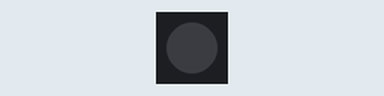
Simulated run of this program. Board: Raspberry Pi Pico. On the bench: 1 RGB LEDs in strip order, left to right.

Above: at 0.1 s.
At 6.1 s:
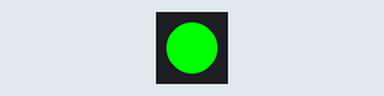
At 21.1 s:
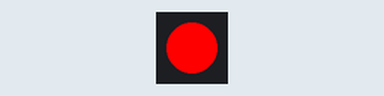
At 33.1 s:
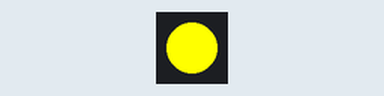
Timing chart, 0 to 34.6 s (numbered marks = the images above):
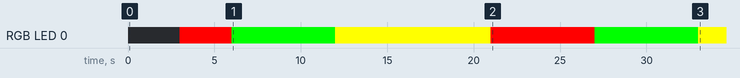

The program:

main.cpp
```cpp
/**
 * @file main.cpp
 * @brief Main firmware for the xDuinoRails_Thot signal decoder.
 */
#include <Arduino.h>
#include "SignalManager.h"

SignalManager signalManager;

/**
 * @brief Setup function, called once at startup.
 */
void setup() {
  signalManager.begin();
}

/**
 * @brief Main loop, called repeatedly.
 */
void loop() {
  signalManager.update();
  delay(3000);

#if defined(SIGNAL_TYPE_SWISS)
  // Cycle through the signal aspects every 3 seconds
  signalManager.setAspect(xDuinoRails::N_ASPECT_STOP);
  delay(3000);
  signalManager.setAspect(xDuinoRails::N_ASPECT_CLEAR);
  delay(3000);
  signalManager.setAspect(xDuinoRails::N_ASPECT_SPEED_40);
  delay(3000);
  signalManager.setAspect(xDuinoRails::N_ASPECT_SPEED_60);
  delay(3000);
  signalManager.setAspect(xDuinoRails::N_ASPECT_SPEED_90);
  delay(3000);
  signalManager.setAspect(xDuinoRails::N_ASPECT_OBSTRUCTION_AHEAD);
  delay(3000);
  signalManager.setAspect(xDuinoRails::N_ASPECT_TRACK_OCCUPIED);
  delay(3000);
  signalManager.setAspect(xDuinoRails::N_ASPECT_PREWARNING);
  delay(3000);
#elif defined(SIGNAL_TYPE_DUTCH)
  // Cycle through the signal aspects every 3 seconds
  signalManager.setAspect(xDuinoRails::NL_ASPECT_STOP);
  delay(3000);
  signalManager.setAspect(xDuinoRails::NL_ASPECT_PROCEED);
  delay(3000);
  signalManager.setAspect(xDuinoRails::NL_ASPECT_PROCEED_40);
  delay(3000);
  signalManager.setAspect(xDuinoRails::NL_ASPECT_SPEED_REDUCTION_40);
  delay(3000);
  signalManager.setAspect(xDuinoRails::NL_ASPECT_PROCEED_ON_SIGHT);
  delay(3000);
  signalManager.setAspect(xDuinoRails::NL_ASPECT_STOP_OUT_OF_ORDER);
  delay(3000);
#elif defined(SIGNAL_TYPE_FRENCH)
  // Cycle through the signal aspects every 3 seconds
  signalManager.setAspect(xDuinoRails::FR_ASPECT_STOP);
  delay(3000);
  signalManager.setAspect(xDuinoRails::FR_ASPECT_PROCEED);
  delay(3000);
  signalManager.setAspect(xDuinoRails::FR_ASPECT_STOP_PERMISSIVE);
  delay(3000);
  signalManager.setAspect(xDuinoRails::FR_ASPECT_PROCEED_SLOW_30);
  delay(3000);
  signalManager.setAspect(xDuinoRails::FR_ASPECT_PROCEED_SLOW_60);
  delay(3000);
  signalManager.setAspect(xDuinoRails::FR_ASPECT_EXPECT_STOP);
  delay(3000);
  signalManager.setAspect(xDuinoRails::FR_ASPECT_EXPECT_STOP_SHORT);
  delay(3000);
  signalManager.setAspect(xDuinoRails::FR_ASPECT_SLOW_30_REMINDER);
  delay(3000);
  signalManager.setAspect(xDuinoRails::FR_ASPECT_SLOW_60_REMINDER);
  delay(3000);
  signalManager.setAspect(xDuinoRails::FR_ASPECT_SHUNTING_PROCEED);
  delay(3000);
#elif defined(SIGNAL_TYPE_ITALIAN)
  // Cycle through the signal aspects every 3 seconds
  signalManager.setAspect(xDuinoRails::IT_ASPECT_STOP);
  delay(3000);
  signalManager.setAspect(xDuinoRails::IT_ASPECT_PROCEED);
  delay(3000);
  signalManager.setAspect(xDuinoRails::IT_ASPECT_PROCEED_SLOW);
  delay(3000);
  signalManager.setAspect(xDuinoRails::IT_ASPECT_PROCEED_100);
  delay(3000);
  signalManager.setAspect(xDuinoRails::IT_ASPECT_PROCEED_60);
  delay(3000);
  signalManager.setAspect(xDuinoRails::IT_ASPECT_PROCEED_30);
  delay(3000);
  signalManager.setAspect(xDuinoRails::IT_ASPECT_EXPECT_STOP);
  delay(3000);
  signalManager.setAspect(xDuinoRails::IT_ASPECT_EXPECT_STOP_ADVANCE);
  delay(3000);
  signalManager.setAspect(xDuinoRails::IT_ASPECT_PROCEED_CAUTION);
  delay(3000);
#elif defined(SIGNAL_TYPE_USA)
  // Cycle through the signal aspects every 3 seconds
  signalManager.setAspect(xDuinoRails::USA_ASPECT_STOP);
  delay(3000);
  signalManager.setAspect(xDuinoRails::USA_ASPECT_CLEAR);
  delay(3000);
  signalManager.setAspect(xDuinoRails::USA_ASPECT_APPROACH);
  delay(3000);
#elif defined(SIGNAL_TYPE_GERMAN)
  // Cycle through German signal aspects
  signalManager.setAspect(xDuinoRails::DE_ASPECT_HP0);
  delay(3000);
  signalManager.setAspect(xDuinoRails::DE_ASPECT_HP1);
  delay(3000);
  signalManager.setAspect(xDuinoRails::DE_ASPECT_HP2);
  delay(3000);
  signalManager.setAspect(xDuinoRails::DE_ASPECT_VR0);
  delay(3000);
  signalManager.setAspect(xDuinoRails::DE_ASPECT_VR1);
  delay(3000);
  signalManager.setAspect(xDuinoRails::DE_ASPECT_KS1);
  delay(3000);
  signalManager.setAspect(xDuinoRails::DE_ASPECT_KS2);
  delay(3000);
  signalManager.setAspect(xDuinoRails::DE_ASPECT_HL1);
  delay(3000);
  signalManager.setAspect(xDuinoRails::DE_ASPECT_HL13);
  delay(3000);
#endif
}
```

SignalManager.h
```cpp
/**
 * @file SignalManager.h
 * @brief Manages the signal aspects and their corresponding LED outputs.
 */
#pragma once

#include <Arduino.h>
#include "xDuinoRails_DccLightsAndFunctions.h"

#if defined(SIGNAL_TYPE_SWISS)
#include "LightSources/SwissNSignal.h"
#elif defined(SIGNAL_TYPE_SWISS_L)
#include "LightSources/SwissLSignal.h"
#elif defined(SIGNAL_TYPE_DUTCH)
#include "LightSources/DutchSignal.h"
#elif defined(SIGNAL_TYPE_FRENCH)
#include "LightSources/FrenchSignal.h"
#elif defined(SIGNAL_TYPE_ITALIAN)
#include "LightSources/ItalianSignal.h"
#elif defined(SIGNAL_TYPE_AUSTRALIAN)
#include "LightSources/AustralianNSignal.h"
#elif defined(SIGNAL_TYPE_USA)
#include "LightSources/UsaSignal.h"
#elif defined(SIGNAL_TYPE_GERMAN)
#include "LightSources/GermanSignal.h"
#elif defined(SIGNAL_TYPE_POLISH)
#include "LightSources/PolishSignal.h"
#endif

#include <memory>

#define NEOPIXEL_PIN 2
#define NUM_PIXELS 1

const int seven_segment_pins[7] = {10, 11, 12, 13, 14, 15, 16}; // A, B, C, D, E, F, G

class SignalManager {
public:
  /**
   * @brief Initializes the SignalManager.
   */
  void begin() {
#if defined(SIGNAL_TYPE_SWISS)
    signal = new xDuinoRails::SwissNSignal(NEOPIXEL_PIN, NUM_PIXELS, seven_segment_pins);
#elif defined(SIGNAL_TYPE_SWISS_L)
    signal = new xDuinoRails::SwissLSignal(NEOPIXEL_PIN, NUM_PIXELS);
#elif defined(SIGNAL_TYPE_DUTCH)
    signal = new xDuinoRails::DutchSignal(NEOPIXEL_PIN, NUM_PIXELS);
#elif defined(SIGNAL_TYPE_FRENCH)
    signal = new xDuinoRails::FrenchSignal(NEOPIXEL_PIN, NUM_PIXELS);
#elif defined(SIGNAL_TYPE_ITALIAN)
    signal = new xDuinoRails::ItalianSignal(NEOPIXEL_PIN, NUM_PIXELS);
#elif defined(SIGNAL_TYPE_AUSTRALIAN)
    signal = new xDuinoRails::AustralianNSignal(NEOPIXEL_PIN, NUM_PIXELS);
#elif defined(SIGNAL_TYPE_USA)
    signal = new xDuinoRails::UsaSignal(NEOPIXEL_PIN, NUM_PIXELS);
#elif defined(SIGNAL_TYPE_GERMAN)
    signal = new xDuinoRails::GermanSignal(NEOPIXEL_PIN, NUM_PIXELS, seven_segment_pins);
#elif defined(SIGNAL_TYPE_POLISH)
    signal = new xDuinoRails::PolishSignal(NEOPIXEL_PIN, NUM_PIXELS);
#endif
    signal->begin();
  }

  /**
   * @brief Sets the signal aspect.
   * @param aspect The new signal aspect.
   */
#if defined(SIGNAL_TYPE_SWISS)
  void setAspect(xDuinoRails::SwissNSignalAspect aspect) {
    signal->setAspect(aspect);
  }
#elif defined(SIGNAL_TYPE_SWISS_L)
    void setAspect(xDuinoRails::SwissLSignalAspect aspect) {
    signal->setAspect(aspect);
  }
#elif defined(SIGNAL_TYPE_DUTCH)
  void setAspect(xDuinoRails::DutchSignalAspect aspect) {
    signal->setAspect(aspect);
  }
#elif defined(SIGNAL_TYPE_FRENCH)
    void setAspect(xDuinoRails::FrenchSignalAspect aspect) {
    signal->setAspect(aspect);
  }
#elif defined(SIGNAL_TYPE_ITALIAN)
    void setAspect(xDuinoRails::ItalianSignalAspect aspect) {
    signal->setAspect(aspect);
  }
#elif defined(SIGNAL_TYPE_AUSTRALIAN)
  void setAspect(xDuinoRails::AustralianNSignalAspect aspect) {
    signal->setAspect(aspect);
  }
#elif defined(SIGNAL_TYPE_USA)
  void setAspect(xDuinoRails::UsaSignalAspect aspect) {
    signal->setAspect(aspect);
  }
#elif defined(SIGNAL_TYPE_GERMAN)
  void setAspect(xDuinoRails::GermanSignalAspect aspect) {
    signal->setAspect(aspect);
  }
#elif defined(SIGNAL_TYPE_POLISH)
  void setAspect(xDuinoRails::PolishSignalAspect aspect) {
    signal->setAspect(aspect);
  }
#endif

  /**
   * @brief Updates the light effects. Should be called in the main loop.
   */
  void update() {
    signal->update(millis());
  }

private:
#if defined(SIGNAL_TYPE_SWISS)
  xDuinoRails::SwissNSignal* signal;
#elif defined(SIGNAL_TYPE_SWISS_L)
  xDuinoRails::SwissLSignal* signal;
#elif defined(SIGNAL_TYPE_DUTCH)
  xDuinoRails::DutchSignal* signal;
#elif defined(SIGNAL_TYPE_FRENCH)
  xDuinoRails::FrenchSignal* signal;
#elif defined(SIGNAL_TYPE_ITALIAN)
  xDuinoRails::ItalianSignal* signal;
#elif defined(SIGNAL_TYPE_AUSTRALIAN)
  xDuinoRails::AustralianNSignal* signal;
#elif defined(SIGNAL_TYPE_USA)
  xDuinoRails::UsaSignal* signal;
#elif defined(SIGNAL_TYPE_GERMAN)
  xDuinoRails::GermanSignal* signal;
#elif defined(SIGNAL_TYPE_POLISH)
  xDuinoRails::PolishSignal* signal;
#endif
};
```

Measured:
- by itself, RGB LED 0: off → RGB(255, 0, 0) at 3.0 s, → RGB(0, 255, 0) 3.0 s later, → RGB(255, 255, 0) 6.0 s later, → RGB(255, 0, 0) 9.0 s later, … (6 changes in this stretch)
